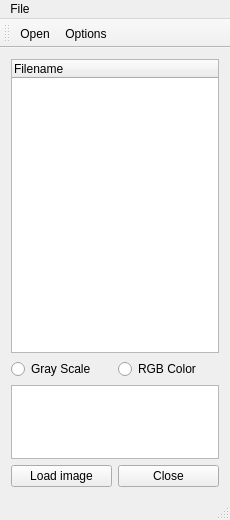
<?xml version="1.0" encoding="UTF-8"?>
<ui version="4.0">
 <class>MainWindow</class>
 <widget class="QMainWindow" name="MainWindow">
  <property name="geometry">
   <rect>
    <x>0</x>
    <y>0</y>
    <width>230</width>
    <height>520</height>
   </rect>
  </property>
  <property name="sizePolicy">
   <sizepolicy hsizetype="Preferred" vsizetype="Preferred">
    <horstretch>0</horstretch>
    <verstretch>0</verstretch>
   </sizepolicy>
  </property>
  <property name="windowTitle">
   <string>MainWindow</string>
  </property>
  <widget class="QWidget" name="centralWidget">
   <layout class="QGridLayout" name="gridLayout">
    <item row="0" column="0">
     <layout class="QVBoxLayout" name="verticalLayout" stretch="4,0,1,0">
      <item>
       <widget class="QTreeWidget" name="treeWidget">
        <column>
         <property name="text">
          <string>Filename</string>
         </property>
        </column>
       </widget>
      </item>
      <item>
       <layout class="QHBoxLayout" name="horizontalLayout">
        <item>
         <widget class="QRadioButton" name="radioButton">
          <property name="text">
           <string>Gray Scale</string>
          </property>
         </widget>
        </item>
        <item>
         <widget class="QRadioButton" name="radioButton_2">
          <property name="text">
           <string>RGB Color</string>
          </property>
         </widget>
        </item>
       </layout>
      </item>
      <item>
       <widget class="QListWidget" name="listWidget"/>
      </item>
      <item>
       <layout class="QHBoxLayout" name="horizontalLayout_2">
        <item>
         <widget class="QPushButton" name="pushButton">
          <property name="text">
           <string>Load image</string>
          </property>
         </widget>
        </item>
        <item>
         <widget class="QPushButton" name="pushButton_2">
          <property name="text">
           <string>Close</string>
          </property>
         </widget>
        </item>
       </layout>
      </item>
     </layout>
    </item>
   </layout>
  </widget>
  <widget class="QMenuBar" name="menuBar">
   <property name="geometry">
    <rect>
     <x>0</x>
     <y>0</y>
     <width>230</width>
     <height>22</height>
    </rect>
   </property>
   <widget class="QMenu" name="menuhh">
    <property name="title">
     <string>File</string>
    </property>
    <addaction name="actionOpen"/>
    <addaction name="actionCloseAll"/>
   </widget>
   <addaction name="menuhh"/>
  </widget>
  <widget class="QStatusBar" name="statusBar"/>
  <widget class="QToolBar" name="mainToolBar">
   <property name="toolButtonStyle">
    <enum>Qt::ToolButtonTextBesideIcon</enum>
   </property>
   <attribute name="toolBarArea">
    <enum>TopToolBarArea</enum>
   </attribute>
   <attribute name="toolBarBreak">
    <bool>false</bool>
   </attribute>
   <addaction name="actionOpen"/>
   <addaction name="actionOptions"/>
  </widget>
  <action name="actionOpen">
   <property name="icon">
    <iconset resource="resources.qrc">
     <normaloff>:/images/icon/images.ico</normaloff>:/images/icon/images.ico</iconset>
   </property>
   <property name="text">
    <string>Open</string>
   </property>
   <property name="toolTip">
    <string>Open image</string>
   </property>
  </action>
  <action name="actionOptions">
   <property name="icon">
    <iconset resource="resources.qrc">
     <normaloff>:/images/icon/cog.ico</normaloff>:/images/icon/cog.ico</iconset>
   </property>
   <property name="text">
    <string>Options</string>
   </property>
   <property name="toolTip">
    <string>Other options</string>
   </property>
  </action>
  <action name="actionCloseAll">
   <property name="icon">
    <iconset resource="resources.qrc">
     <normaloff>:/images/icon/close_all.png</normaloff>:/images/icon/close_all.png</iconset>
   </property>
   <property name="text">
    <string>CloseAll</string>
   </property>
   <property name="toolTip">
    <string>close all opened files</string>
   </property>
  </action>
 </widget>
 <layoutdefault spacing="6" margin="11"/>
 <resources>
  <include location="resources.qrc"/>
 </resources>
 <connections/>
</ui>
